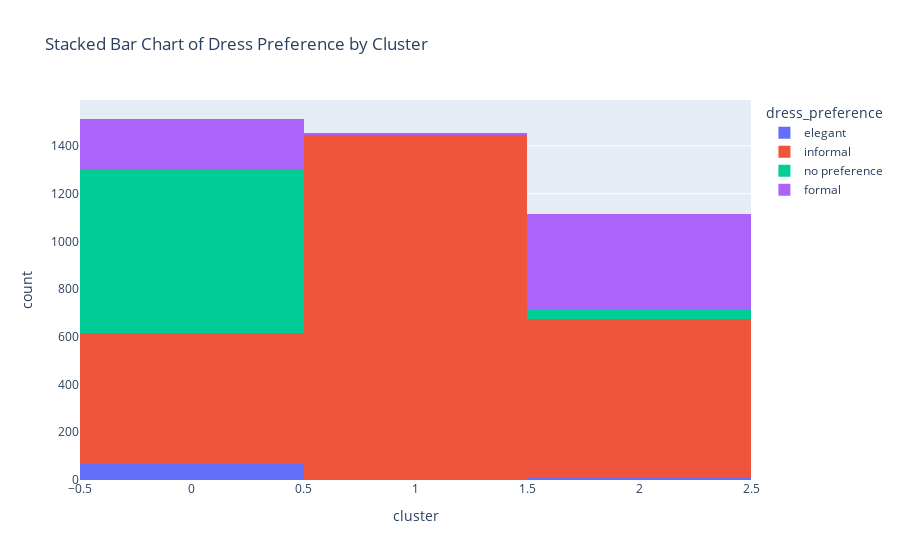

Write notebook code for a chart like this one.
### Code cell
# Group by cluster and dress preference, then count
dress_data = final_user_df.select('cluster','dress_preference')
#dress_cluster_agg = dress_data.group_by(['cluster', 'dress_preference']).len()
# Convert to pandas
dress_data_pd = final_user_df.to_pandas()

# Create stacked bar chart
fig = px.histogram(
    dress_data_pd,
    x="cluster",                      # x-axis: clusters
    color="dress_preference",        # stacked segments: dress preference
    barmode="stack",                 # stack the bars
    title="Stacked Bar Chart of Dress Preference by Cluster",
    category_orders={"cluster": sorted(dress_data_pd["cluster"].unique())}
)


fig.show()

# Table showing distribution
dress_summary = (
    dress_data
    .group_by(["cluster", "dress_preference"])
    .agg(pl.count())
    .pivot(
        values="count",
        index="cluster",
        columns="dress_preference"
        )
    .fill_null(0)  # Optional: fill in missing values with 0
)

print(dress_summary)

### Figure 1 — Plotly figure (JSON) as saved in the notebook; plotly's stock layout.template omitted (floating-point values rounded to 4 significant figures; data arrays with more than 128 entries replaced by an {"elided": "..."} marker saying what was removed)
{"data": [{"bingroup": "x", "hovertemplate": "dress_preference=elegant<br>cluster=%{x}<br>count=%{y}<extra></extra>", "legendgroup": "elegant", "marker": {"color": "#636efa", "pattern": {"shape": ""}}, "name": "elegant", "orientation": "v", "showlegend": true, "type": "histogram", "x": [0, 0, 0, 0, 0, 0, 0, 0, 0, 0, 0, 0, 0, 0, 0, 0, 0, 0, 2, 2, 2, 0, 0, 0, 2, 2, 2, 0, 0, 0, 0, 0, 0, 0, 0, 2, 2, 2, 0, 0, 0, 0, 0, 0, 0, 0, 0, 0, 0, 0, 0, 0, 0, 0, 0, 0, 0, 0, 0, 0, 0, 0, 0, 0, 0, 0, 0, 0, 0, 0, 0, 0, 0, 0, 0, 0, 0, 0], "xaxis": "x", "yaxis": "y"}, {"bingroup": "x", "hovertemplate": "dress_preference=informal<br>cluster=%{x}<br>count=%{y}<extra></extra>", "legendgroup": "informal", "marker": {"color": "#EF553B", "pattern": {"shape": ""}}, "name": "informal", "orientation": "v", "showlegend": true, "type": "histogram", "x": {"elided": "2663 int values"}, "xaxis": "x", "yaxis": "y"}, {"bingroup": "x", "hovertemplate": "dress_preference=no preference<br>cluster=%{x}<br>count=%{y}<extra></extra>", "legendgroup": "no preference", "marker": {"color": "#00cc96", "pattern": {"shape": ""}}, "name": "no preference", "orientation": "v", "showlegend": true, "type": "histogram", "x": {"elided": "722 int values"}, "xaxis": "x", "yaxis": "y"}, {"bingroup": "x", "hovertemplate": "dress_preference=formal<br>cluster=%{x}<br>count=%{y}<extra></extra>", "legendgroup": "formal", "marker": {"color": "#ab63fa", "pattern": {"shape": ""}}, "name": "formal", "orientation": "v", "showlegend": true, "type": "histogram", "x": {"elided": "619 int values"}, "xaxis": "x", "yaxis": "y"}], "layout": {"barmode": "stack", "legend": {"title": {"text": "dress_preference"}, "tracegroupgap": 0}, "title": {"text": "Stacked Bar Chart of Dress Preference by Cluster"}, "xaxis": {"anchor": "y", "categoryarray": [0, 1, 2], "categoryorder": "array", "domain": [0, 1], "title": {"text": "cluster"}}, "yaxis": {"anchor": "x", "domain": [0, 1], "title": {"text": "count"}}}}
